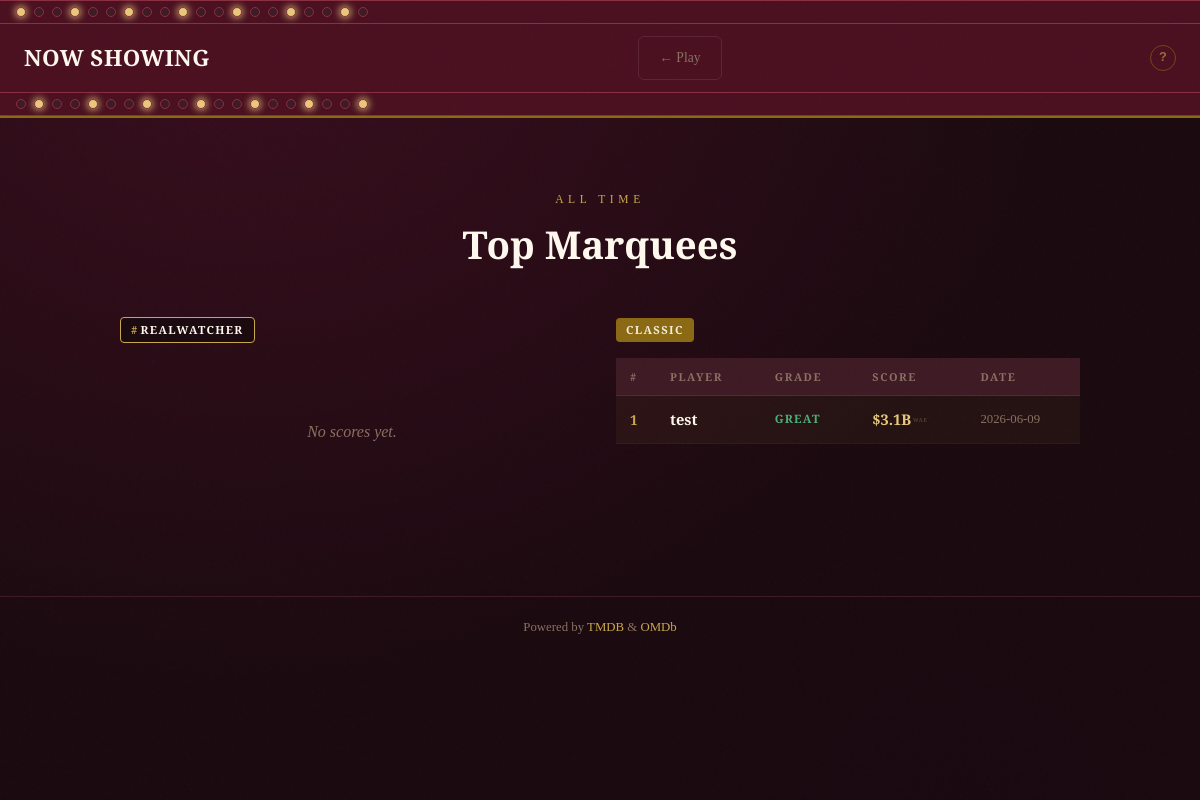
The page /leaderboard on the database as committed earlier.
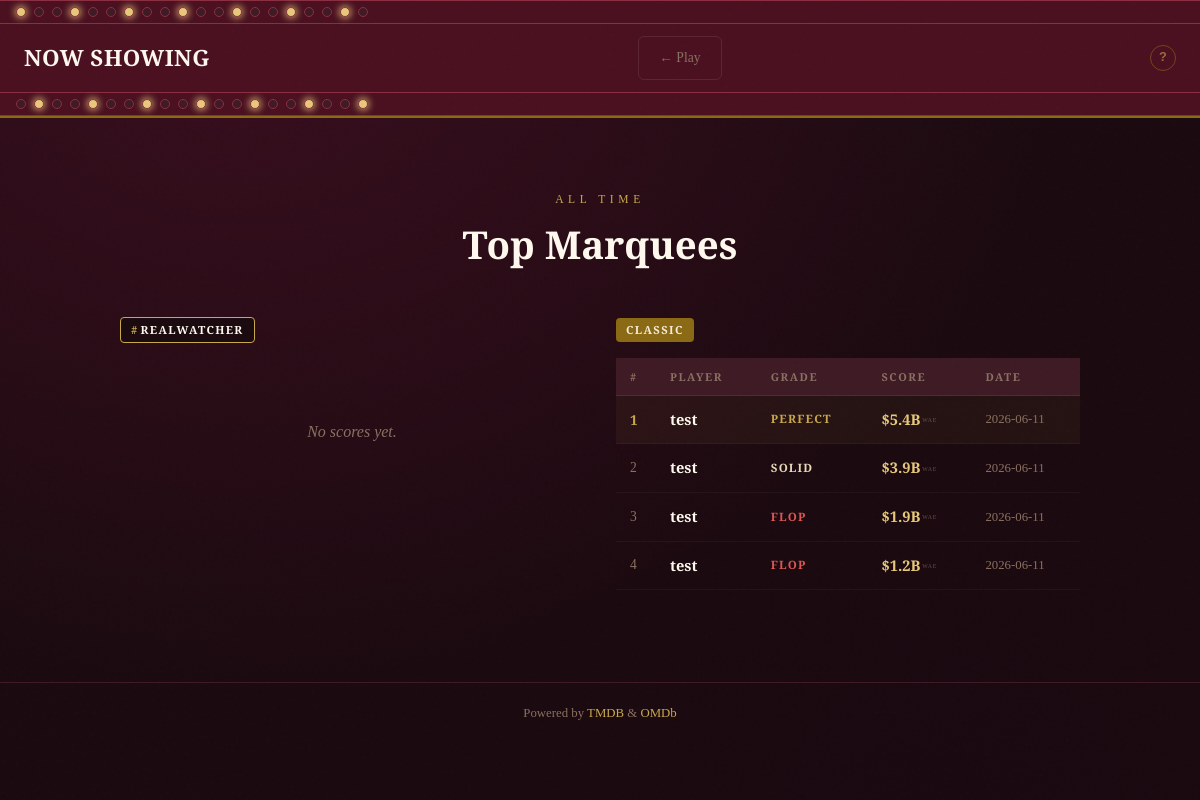
The same page on the database as committed later.
### tables this page shows
CREATE TABLE scores (
                id          INTEGER PRIMARY KEY AUTOINCREMENT,
                player      TEXT    NOT NULL,
                mode        TEXT    NOT NULL,
                final_score INTEGER NOT NULL,
                grade       TEXT    NOT NULL,
                played_at   TEXT    NOT NULL,
                share_token TEXT    UNIQUE,
                result_json TEXT
            );

### app.py (the view)
@app.get("/leaderboard")
def leaderboard():
    rw = query("""
        SELECT player, final_score, grade, played_at
        FROM scores WHERE mode = 'realwatcher'
        ORDER BY final_score DESC LIMIT 25
    """)
    classic = query("""
        SELECT player, final_score, grade, played_at
        FROM scores WHERE mode = 'classic'
        ORDER BY final_score DESC LIMIT 25
    """)
    return render_template("leaderboard.html",
                           rw_entries=[dict(r) for r in rw],
                           classic_entries=[dict(r) for r in classic])

### app.py (called while the page is built)
def get_db():
    if "db" not in g:
        g.db = sqlite3.connect(DB_PATH)
        g.db.row_factory = sqlite3.Row
    return g.db

def query(sql, params=()):
    return get_db().execute(sql, params).fetchall()

@app.template_filter("wae")
def wae_filter(value):
    if value is None:
        return Markup("—")
    try:
        v = float(value)
    except (TypeError, ValueError):
        return Markup("—")
    if abs(v) >= 1000:
        num = f"${v / 1000:.1f}B"
    else:
        num = f"${v:,.0f}M"
    return Markup(f'{num}<span class="wae-unit">WAE</span>')

### templates/leaderboard.html (shortened to what this page needs)
{% extends "base.html" %}
{% block nav %}
<a href="/" class="btn-ghost" style="font-size:.85rem">← Play</a>
{% endblock %}
{% block content %}
<section class="leaderboard">
  <div class="leaderboard-stage">
    <div class="leaderboard-header">
      <p class="leaderboard-eyebrow">All Time</p>
      <h1 class="leaderboard-title">Top Marquees</h1>
    </div>
    {% macro lb_table(entries) %}
    {% if entries %}
    <table class="lb-table">
      <thead>
        <tr>
          <th>#</th>
          <th>Player</th>
          <th>Grade</th>
          <th>Score</th>
          <th class="lb-date">Date</th>
        </tr>
      </thead>
      <tbody>
        {% for e in entries %}
        <tr class="lb-row {% if loop.index == 1 %}lb-top{% endif %}">
          <td class="lb-rank">{{ loop.index }}</td>
          <td class="lb-player">{{ e.player }}</td>
          <td class="lb-grade grade-{{ e.grade | lower }}">{{ e.grade }}</td>
          <td class="lb-score">{{ e.final_score | wae }}</td>
          <td class="lb-date">{{ e.played_at[:10] }}</td>
        </tr>
        {% endfor %}
      </tbody>
    </table>
    {% else %}
    <p class="lb-empty">No scores yet.</p>
    {% endif %}
    {% endmacro %}
    <div class="lb-sections">
      <div class="lb-section">
        <div class="lb-section-header">
          <span class="lb-section-badge badge-rw"><span class="rw-hash">#</span>RealWatcher</span>
        </div>
        {{ lb_table(rw_entries) }}
      </div>
      <div class="lb-section">
        <div class="lb-section-header">
          <span class="lb-section-badge badge-classic">Classic</span>
        </div>
        {{ lb_table(classic_entries) }}
      </div>
    </div>
  </div>
</section>
{% endblock %}

### templates/base.html (shortened to what this page needs)
<!DOCTYPE html>
<html lang="en">
<head>
  <link rel="stylesheet" href="{{ url_for('static', filename='css/main.css') }}">
</head>
<body>
  <div class="grain"></div>
  <header class="site-header">
    <div class="marquee-bulbs top-bulbs">
      {% for i in range(20) %}<span class="bulb {% if i % 3 == 0 %}on{% endif %}"></span>{% endfor %}
    </div>
    <div class="header-inner">
      <a href="/" class="wordmark">
        <span class="wordmark-showing">NOW SHOWING</span>
      </a>
      {% if self.nav() %}
      <nav class="header-nav">{% block nav %}{% endblock %}</nav>
      {% endif %}
      <button class="scoring-info-btn" id="btn-scoring-info" aria-label="How scoring works">?</button>
    </div>
    <div class="marquee-bulbs bottom-bulbs">
      {% for i in range(20) %}<span class="bulb {% if i % 3 == 1 %}on{% endif %}"></span>{% endfor %}
    </div>
  </header>
  <main class="site-main">
    {% block content %}{% endblock %}
  </main>
  <footer class="site-footer">
    <p>Powered by <a href="https://www.themoviedb.org" target="_blank">TMDB</a> &amp; <a href="https://www.omdbapi.com" target="_blank">OMDb</a></p>
  </footer>
</body>
</html>

Rows that differ between the two databases and show on the page:
changed scores: grade "GREAT" → "PERFECT"; final_score|wae "$3.1B WAE" → "$5.4B WAE"; played_at "2026-06-09" → "2026-06-11"
added scores: player "test", grade "SOLID", final_score|wae "$3.9B WAE", played_at "2026-06-11"
added scores: player "test", grade "FLOP", final_score|wae "$1.9B WAE", played_at "2026-06-11"
added scores: player "test", grade "FLOP", final_score|wae "$1.2B WAE", played_at "2026-06-11"
